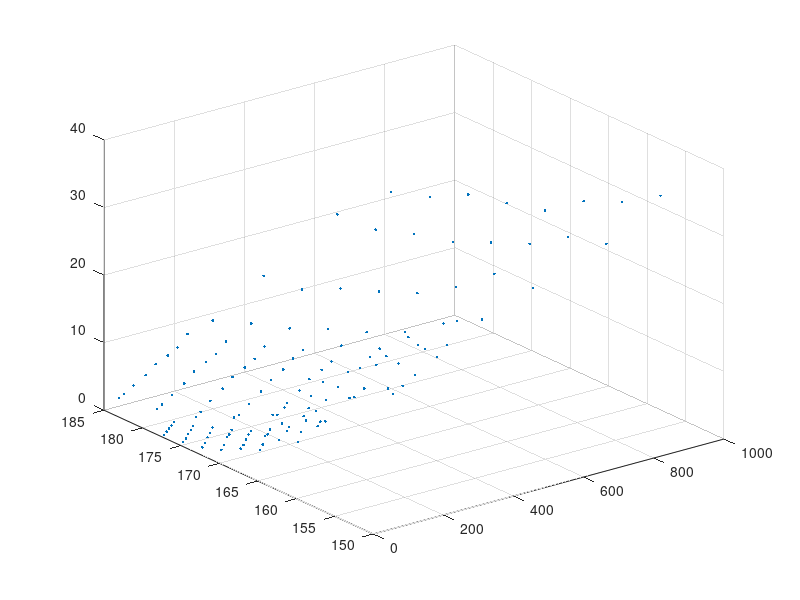

Reproduce this figure in MATLAB.
clear;
S0=167.65;
r=0.06;

A = importdata('AAPL.txt','\t',1);
B=A.data(:,:);


for idx=unique(B(:,1))'
    
C=zeros(size(B(B(:,1)==idx,3),1),1);
C(:,1)=B(B(:,1)==idx,3);
D=zeros(size(B(B(:,1)==idx,3),1),1);
D(:,1)=B(B(:,1)==idx,3);
A=zeros(size(B(B(:,1)==idx,3),1),1);
A(:,1)=B(B(:,1)==idx,3);

while 1
    bk=0;
for i=2:size(B(B(:,1)==idx,3),1)
    if C(i,1)>C(i-1,1)
        C(i-1,1)=C(i,1);
        bk=1;
    end
    if D(i,1)>D(i-1,1)
        D(i,1)=D(i-1,1);
        bk=1;
    end
A(i,1)=(C(i,1)+D(i,1))/2;
end
if bk==0
    break
end
end
B(B(:,1)==idx,3)=A;
end






%B=B(B(:,2)>Minim & B(:,2)<Maxim   & B(:,1)>Exc & B(:,1)<Excm,:);


%{
for i=1:size(B,1)
euro=@(sigma)european_bs(S0,B(i,2),r,sigma,B(i,1)./365,'call')-B(i,3);
B(i,3)=fzero(euro,0.5);
end
%}
%B=B(B(:,1)==21,:);

xlabel('time(days)');
ylabel('strike');
zlabel('price');
scatter3(B(:,1),B(:,2),B(:,3),'.');

%scatter(B(:,2),B(:,3),'filled');
%hold on;
%scatter(A(:,1),C(:,1),'filled');
%hold on;
%scatter(A(:,1),D(:,1),'filled');
%hold on;
%scatter(A(:,1),A(:,2),'filled');


function euro=european_bs(S0,K,r,sigma0,T,putcall)
d1 = (log(S0/K) + (r + 0.5*sigma0^2)*T)/(sigma0*sqrt(T));
d2 = d1 - sigma0*sqrt(T);
N1 = normcdf(d1);
N2 = normcdf(d2);
if putcall=='call'
    euro = S0*N1 - K*exp(-r*T)*N2;
elseif putcall=='put'
    euro = S0*N1 - K*exp(-r*T)*N2 + K*exp(-r*T) - S0;
end
end